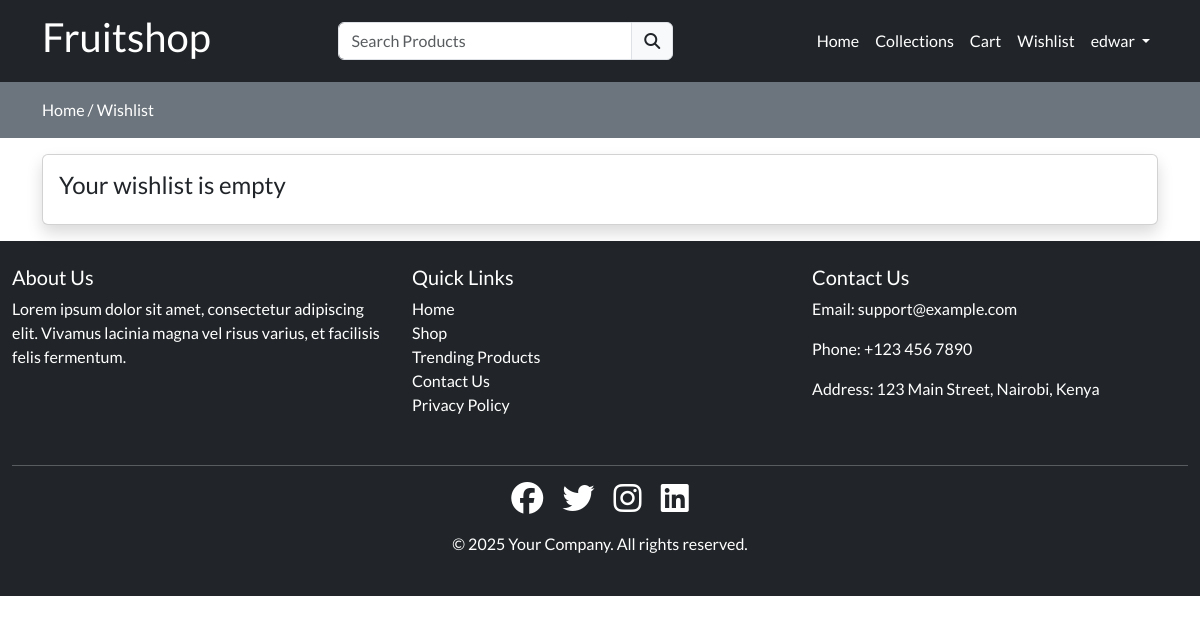
Page /wishlist (signed in) on the earlier database version.
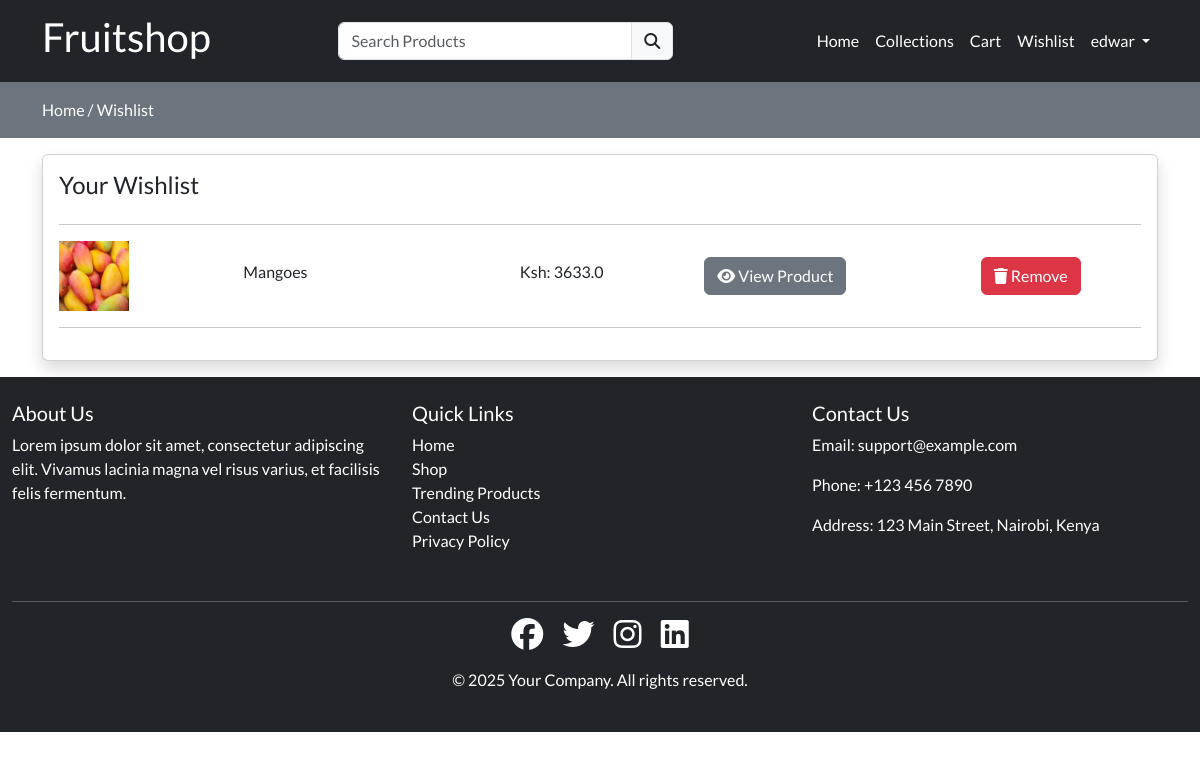
Same page on the later database version.
### store/models.py (models this page shows, shortened)
class Wishlist(models.Model):
    user = models.ForeignKey(User, on_delete=models.CASCADE)
    product = models.ForeignKey(Product, on_delete=models.CASCADE)
    created_at = models.DateTimeField(auto_now_add=True)

class Product(models.Model):
    category = models.ForeignKey(Category, on_delete=models.CASCADE)
    slug = models.CharField(max_length=150, null=False, blank=False)
    name = models.CharField(max_length=150, null=False, blank=False)
    product_image = models.ImageField(upload_to=get_file_path, null=True, blank= True  )
    small_description = models.CharField(max_length=150, null=False, blank=False)
    quantity = models.IntegerField(null=False,blank=False)
    description = models.TextField(max_length=500, null=False, blank=False)
    original_price= models.FloatField(null=False, blank=False)
    selling_price= models.FloatField(null=False, blank=False)
    status = models.BooleanField(default=False, help_text="0=default, 1=hidden")
    trending = models.BooleanField(default=False, help_text="0=default, 1=trending")
    tag=models.CharField(max_length=150, null=False, blank=False)
    meta_title = models.CharField(max_length=150, null=False, blank=False)
    meta_keyword = models.CharField(max_length=150, null=False, blank=False)
    meta_description = models.TextField(max_length=500, null=False, blank=False)
    created_at = models.DateTimeField(auto_now=True)

### store/controller/wishlist.py (the view)
# urls.py: path('wishlist', wishlist.index, name="wishlist"),
@login_required(login_url='loginpage')
def index(request):
    wishitems= Wishlist.objects.filter(user=request.user)
    context= {'wishitems': wishitems}
    return render(request, 'store/wishlist.html', context)

### store/templates/store/wishlist.html (shortened to what this page needs)
{% extends "store/layouts/main.html" %}
{% block content %}
<div class="py-3 bg-secondary">
    <div class="container">
        <a class="text-white" href="{% url 'home' %}">Home /</a>
        <a class="text-white" href="{% url 'wishlist' %}">Wishlist</a>
    </div>
</div>
<div class="container my-3">
    <div class="row">
        <div class="col-md-12">
            <div class="card shadow">
                <div class="card-body wishdata">
                    {% if wishitems %}
                        <h4 class="mb-4">Your Wishlist</h4>
                        <hr>
                        {% for item in wishitems %}
                            <div class="row product_data">
                                <div class="col-md-2 my-auto">
                                    <img src="{{ item.product.product_image.url }}" height="70px" width="70px" alt="Product image">
                                </div>
                                <div class="col-md-3 my-auto">
                                    <h6>{{ item.product.name }}</h6>
                                </div>
                                <div class="col-md-2 my-auto">
                                    <h6>Ksh: {{ item.product.selling_price }}</h6>
                                </div>
                                <div class="col-md-3 my-auto">
                                    <a href="{% url 'productview' item.product.category.slug item.product.slug%}" class="btn btn-secondary ">
                                        <i class="fa fa-eye"></i> View Product
                                    </a>
                                </div>
                                <div class="col-md-2 my-auto">
                                    <button class="btn btn-danger delete-wishlist-item">
                                        <i class="fa fa-trash"></i> Remove
                                    </button>
                                </div>
                            </div>
                            <hr>
                        {% endfor %}
                    {% else %}
                        <h4>Your wishlist is empty</h4>
                    {% endif %}
                </div>
            </div>
        </div>
    </div>
</div>
{% endblock content %}

Differences in the rows shown:
added Wishlist: product.product_image (picture), product.name "Mangoes", product.selling_price "3633.0"
Other differences:
text no longer shown: "Your wishlist is empty"
text now shown: "Your Wishlist"
